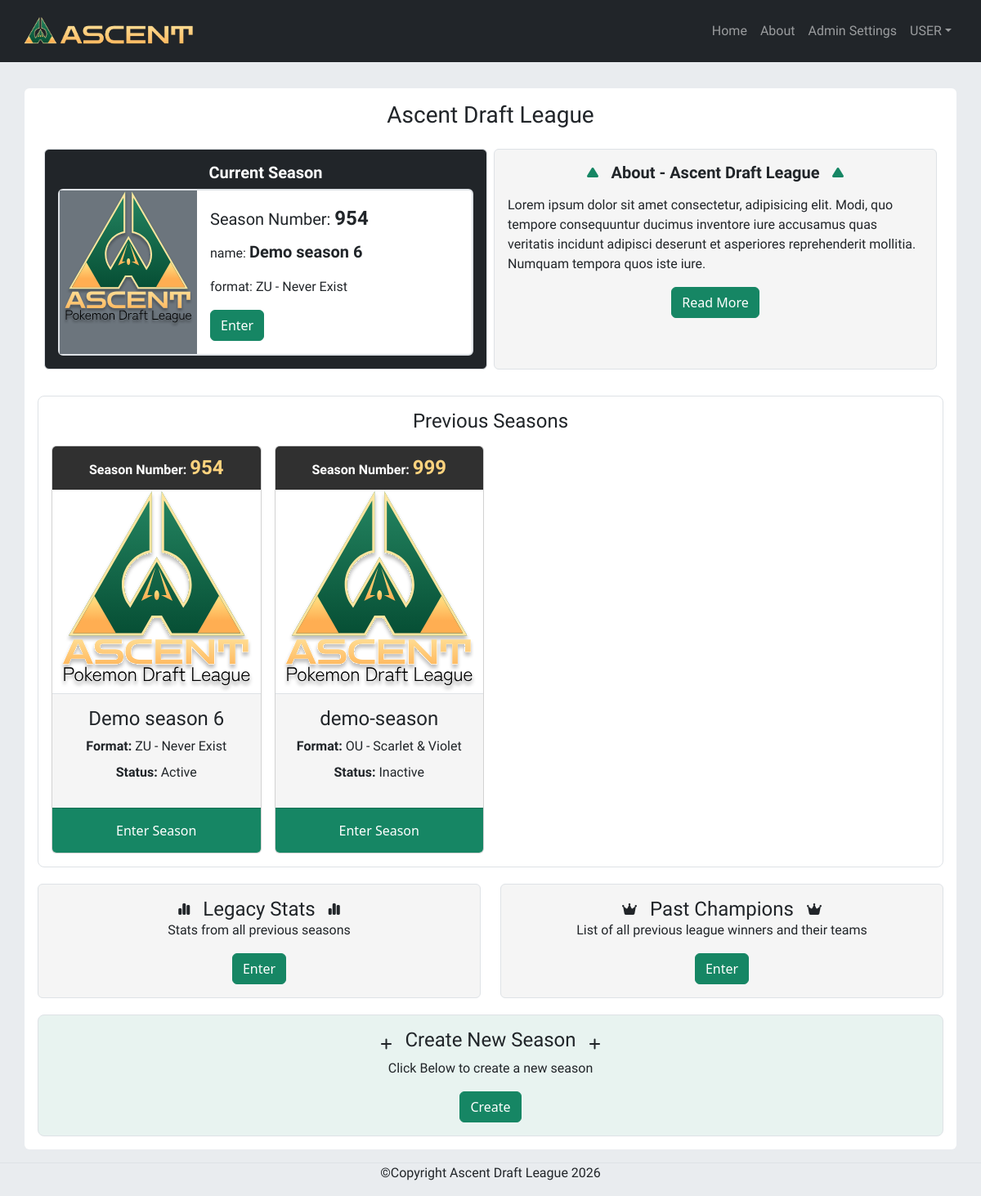
Screenshot of /index.php (signed in) with the database file from the repository.
### tables this page shows
CREATE TABLE `users` (
  `id` int(11) NOT NULL,
  `email` varchar(255) NOT NULL,
  `password_hash` varchar(255) NOT NULL,
  `default_team_name` varchar(6) DEFAULT NULL,
  `role` enum('owner','admin','user') NOT NULL DEFAULT 'user',
  `theme` enum('light','dark','system') NOT NULL DEFAULT 'system',
  `created_at` timestamp NOT NULL DEFAULT CURRENT_TIMESTAMP,
  `default_team_mascot` varchar(30) NOT NULL
);

CREATE TABLE `seasons` (
  `id` int(11) NOT NULL,
  `season_number` int(11) NOT NULL,
  `season_name` varchar(100) DEFAULT NULL,
  `draft_date` datetime DEFAULT NULL,
  `start_date` datetime DEFAULT NULL,
  `created_at` timestamp NOT NULL DEFAULT CURRENT_TIMESTAMP,
  `is_active` tinyint(1) NOT NULL DEFAULT '0',
  `format` varchar(50) DEFAULT NULL,
  `team_size` int(11) DEFAULT '12',
  `ou_limit` int(11) DEFAULT '3',
  `uu_limit` int(11) DEFAULT '3',
  `ru_limit` int(11) DEFAULT '3',
  `nu_limit` int(11) DEFAULT '3'
);

### index.php (the view, shortened to what this page needs)
<?php
    require_once __DIR__ . '/includes/auth.php';
    $userId = $_SESSION['user_id'];
    $sql = "SELECT default_team_name
            FROM users
            WHERE users.id = ?
    ";
    $stmt = $conn->prepare($sql);
    $stmt-> bind_param("i",$userId);
    $stmt->execute();
    $teamNameResult = $stmt->get_result();
    $teamName = $teamNameResult->fetch_assoc()['default_team_name'];
    $seasonsSql = "SELECT
                        id,
                        season_number,
                        season_name,
                        draft_date,
                        start_date,
                        created_at,
                        is_active,
                        format
                    FROM seasons
                    ORDER BY season_number ASC
    ";
    $seasonsResult = $conn->query($seasonsSql);
    $currentSql ="SELECT s.id, s.season_number, s.season_name, s.format, s.is_active
                        FROM seasons s
                        WHERE s.is_active = 1
                        ORDER BY s.id DESC
                        LIMIT 1;
    ";
    $currentStmt = $conn->prepare($currentSql);
    $currentStmt->execute();
    $currentResults = $currentStmt->get_result();
    $currentSeason = $currentResults->fetch_assoc();
?>
<!DOCTYPE html>
<html lang="en">
<head>
    <link rel="stylesheet" href="css/styles.css">
    <link href="https://cdn.jsdelivr.net/npm/bootstrap@5.3.8/dist/css/bootstrap.min.css" rel="stylesheet">
</head>
<body class=" bg-body-secondary">
   <nav class="px-3 mb-3 sticky-top navbar navbar-expand-lg bg-dark" data-bs-theme="dark">
        <div class="container-fluid position-relative">
            <a href="index.php" class="navbar-brand">
                <img
                    src="img/Ascent_Horizontal_Text_GRAD_2.png"
                    alt="Ascent Grad Logo"
                    height="50"
                    style="width: auto;"
                >
            </a>
            <div id="navbarSupportedContentHome" class="collapse navbar-collapse">
                <ul class="navbar-nav ms-auto mb-2 mb-lg-0">
                    <li class="nav-item">
                        <a class="nav-link" href="index.php">Home</a>
                    </li>
                    <li class="nav-item" href="#">
                        <a class="nav-link" href="about.php">About</a>
                    </li>
                    <li class="nav-item">
                        <a class="nav-link" href="admin-main.php">Admin Settings</a>
                    </li>
                    <li class="nav-item dropdown">
                        <a class="nav-link dropdown-toggle" href="#" role="button" data-bs-toggle="dropdown" aria-expanded="false"><?= $teamName ?></a>
                    </li>
                </ul>
            </div>
        </div>
    </nav>
   <div class="d-flex flex-column">
    <main id="indexPage" class="container my-3 p-3 bg-white rounded-2">
            <h1 class="fs-3 text-center">Ascent Draft League</h1>
            <div id="indexTopCont" class="row p-3">
                <div class="col-12 col-lg-6 px-0">
                    <div class="h-100 p-3 mx-1 border rounded-2 bg-dark">
                        <h2 class="fs-5 text-center fw-bold text-white">Current Season</h2>
                        <?php if ($currentSeason): ?>
                            <a href="season/draft.php?seasonId=<?= (int) $currentSeason['id'] ?>"
                               class="d-block text-decoration-none text-reset"
                            >
                                <div class="card border border-2">
                                    <div class="row g-0">
                                        <div class="col-md-4 bg-secondary">
                                            <img class="img-fluid" src="img/Ascent Grad Logo w Text.svg" alt="">
                                        </div>
                                        <div class="col-md-8">
                                            <div class="card-body">
                                                <p class="card-title fs-5">Season Number: <span class="fs-4 fw-semibold"><?= htmlspecialchars($currentSeason['season_number']) ?></span></p>
                                                <p class="card-text">name: <span class="fs-5 fw-semibold"><?= htmlspecialchars($currentSeason['season_name']) ?></span></p>
                                                <p class="card-text">format: <?= htmlspecialchars($currentSeason['format']) ?></p>
                                                <button href="#" class="btn btn-primary">Enter</button>
                                            </div>
                                        </div>
                                    </div>
                                </div>
                            </a>
                        <?php endif; ?>
                    </div>
                </div>
                <div class="col-12 col-lg-6 px-0">
                    <div id="homeAboutCont" class="h-100 p-3 mx-1 mt-3 mt-lg-0 border rounded-2">
                        <div class="mb-3 d-flex align-items-center justify-content-center">
                            <i class="fa-solid fa-play"></i>
                            <h2 class="mx-3 fs-5 text-center fw-bold mb-0">About - Ascent Draft League</h2>
                            <i class="fa-solid fa-play"></i>
                        </div>
                        <p>
                            Lorem ipsum dolor sit amet consectetur, adipisicing elit. Modi, quo tempore consequuntur ducimus inventore iure accusamus quas veritatis incidunt adipisci deserunt et asperiores reprehenderit mollitia. Numquam tempora quos iste iure.
                        </p>
                        <div class="d-flex justify-content-center">
                            <a href="about.php" class="btn btn-primary">Read More</a>
                        </div>
                    </div>
                </div>
            </div>
            <div id="previousSeasonCont" class="border rounded-3 my-3 p-3">
                <h2 class="fs-4 mb-3 text-center">Previous Seasons</h2>
                <?php if ($seasonsResult->num_rows > 0): ?>
                    <div class="row g-3">
                        <?php while ($season = $seasonsResult->fetch_assoc()): ?>
                            <div class="col-6 col-md-4 col-lg-3">
                                <a
                                    href="season/draft.php?seasonId=<?= (int) $season['id'] ?>"
                                    class="text-decoration-none text-reset"
                                >
                                    <div class="card h-100">
                                        <div class="card-header">
                                            <p class="card-text text-center">
                                                <strong>Season Number:</strong>
                                                <span class="fs-4">
                                                    <?= (int) $season['season_number'] ?>
                                                </span>
                                            </p>
                                        </div>
                                            <img src="img/Ascent Grad Logo w Text.svg" alt="" class="card-img-top h-50">
                                        <div class="card-body border-top">
                                            <h3 class="card-title fs-4 text-center">
                                                <?= htmlspecialchars(
                                                    $season['season_name']
                                                    ?: 'Season ' . $season['season_number']
                                                ) ?>
                                            </h3>
                                            <p class="card-text text-center">
                                                <strong>Format:</strong>
                                                <?= htmlspecialchars($season['format'] ?? 'Not set') ?>
                                            </p>
                                            <p class="card-text text-center">
                                                <strong>Status:</strong>
                                                <?= (int) $season['is_active'] === 1
                                                    ? 'Active'
                                                    : 'Inactive' ?>
                                            </p>
                                        </div>
                                        <div class="card-footer">
                                            <button class="btn">Enter Season</button>
                                        </div>
                                    </div>
                                </a>
                            </div>
                        <?php endwhile; ?>
                    </div>
                <?php else: ?>
                    <p>No seasons have been created yet.</p>
                <?php endif; ?>
            </div>
            <div class="row mb-3">
                <div class="col-lg-6 my-1">
                    <div id="statisticsCont" class="h-100 p-3 border rounded-2 d-flex justify-content-center flex-column align-items-center">
                        <div class="d-flex align-items-center">
                            <i class="fa-solid fa-chart-simple"></i>
                            <h2 class="fs-4 mb-0 mx-3">Legacy Stats</h2>
                            <i class="fa-solid fa-chart-simple"></i>
                        </div>
                        <p>Stats from all previous seasons</p>
                        <div class="flex-grow-1">
                            <a class="btn btn-primary" href="statistics.php">Enter</a>
                        </div>
                    </div>
                </div>
                <div class="col-lg-6 my-1">
                    <div id="pastChampionsCont" class=" p-3 h-100 border rounded-2 d-flex justify-content-center flex-column align-items-center">
                        <div class="d-flex align-items-center">
                            <i class="fa-solid fa-crown"></i>
                            <h2 class="fs-4 mb-0 mx-3">Past Champions</h2>
                            <i class="fa-solid fa-crown"></i>
                        </div>
                        <p>List of all previous league winners and their teams</p>
                        <a href="champions.php" class="btn btn-primary">Enter</a>
                    </div>
                </div>
            </div>
            <div class="row">
                <div class="col-12">
                    <div id="homeCreateSeasonCont" class="p-3 border rounded-3 d-flex justify-content-center align-items-center flex-column">
                        <div class="d-flex align-items-center">
                            <i class="fa-solid fa-plus"></i>
                            <h2 class="fs-4 mx-3">Create New Season</h2>
                            <i class="fa-solid fa-plus"></i>
                        </div>
                        <div>
                            <p>Click Below to create a new  season</p>
                        </div>
                        <div>
                            <a id="createNewSeason" href="create-season.php" class="btn btn-primary">Create</a>
                        </div>
                    </div>
                </div>
            </div>
    </main>
    <footer class="border-top text-center">
            <p>&copy;Copyright Ascent Draft League 2026</p>
    </footer>
   </div>
</body>
</body>
</html>

### css/styles.css (style rules this page uses)
:root { --main-color: #168664; --main-color-hover: #0d4937; --secondary-color: #fed37e; --secondary-grad-color: #ffb15f; --info-header: rgb(70, 70, 70); --nav-color: rgb(48, 48, 48); --pkmn-red: rgb(131, 18, 18); --ou-tier-color: rgb(117, 35, 35); --uu-tier-color: rgb(151, 109, 29); --ru-tier-color: rgb(155, 155, 20); --nu-tier-color: rgb(27, 133, 27); }
p,span,li,h1,h2,h3 { font-family: "jura"; }
button { background-color: var(--main-color); color: white; font-family: "jura"; }
.btn-primary { background-color: var(--main-color) ; border-color: var(--main-color); }
a, a:visited { color: white; text-decoration: none; }
li { list-style: none; }
.navbar { background-color: var(--nav-color); z-index: 1100; }
#indexPage .btn-primary { background-color: var(--main-color); border-color: var(--main-color); }
#homeAboutCont .fa-play { rotate: 270deg; color: var(--main-color); }
#previousSeasonCont .card-header { background-color: var(--nav-color); color: white; }
#previousSeasonCont .card-header p span { color: var(--secondary-color); font-weight: bold; }
#previousSeasonCont .card-body { background-color: color-mix(in srgb, var(--nav-color), white 95%) }
#previousSeasonCont .card-body p { margin-bottom: 8px; }
#previousSeasonCont .card-footer { background-color:var(--main-color); display: flex; justify-content: center; transition: background-color .2s ease ; }
#previousSeasonCont .card-footer button { color: white; }
#homeCreateSeasonCont { background-color: color-mix(in srgb, var(--main-color), white 90%); }
#statisticsCont, #pastChampionsCont, #homeAboutCont { background-color: color-mix(in srgb,var(--nav-color), white 95%); }

### rows the page displays
users: default_team_name "USER"
seasons: season_number "954", season_name "Demo season 6", format "ZU - Never Exist", is_active "Active"
seasons: season_number "999", season_name "demo-season", format "OU - Scarlet & Violet", is_active "Inactive"
